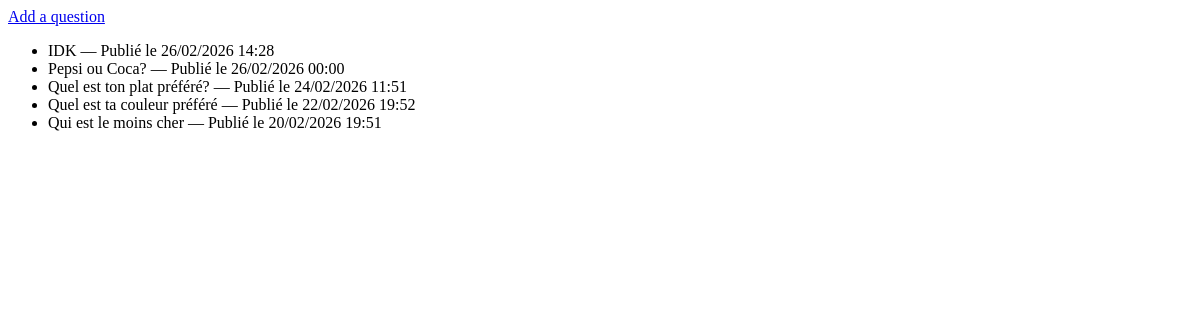
The app's page /, older data.
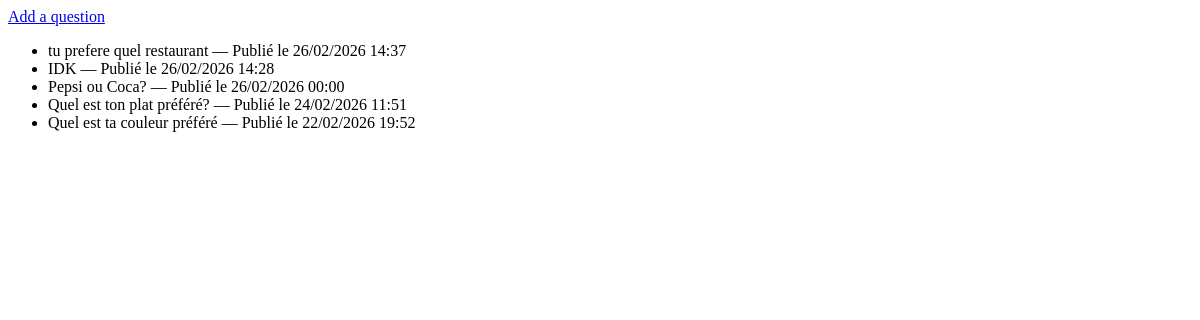
The same page, newer data.
### question_app/models.py (models this page shows, shortened)
class Question(models.Model):
    question_text = models.CharField(max_length=200)
    pub_date = models.DateTimeField('date published')

### question_app/views.py (the view)
# urls.py: path('', views.index, name='index'),
def index(request):
    latest_question_list = Question.objects.order_by('-pub_date')[:5]  # last 5 questions
    context = {'latest_question_list': latest_question_list}
    return render(request, 'question_app/index.html', context)

### question_app/templates/question_app/index.html
<a href="{% url 'add' %}">Add a question</a>
<ul>
{% for question in latest_question_list %}
    <li>{{ question.question_text }} — Publié le {{ question.pub_date|date:"d/m/Y H:i" }}</li>
{% endfor %}
</ul>

Row changes from the older to the newer data that the page shows:
no longer on this page (row unchanged): Question: question_text "Qui est le moins cher", pub_date "20/02/2026 19:51"
added Question: question_text "tu prefere quel restaurant", pub_date "26/02/2026 14:37"
